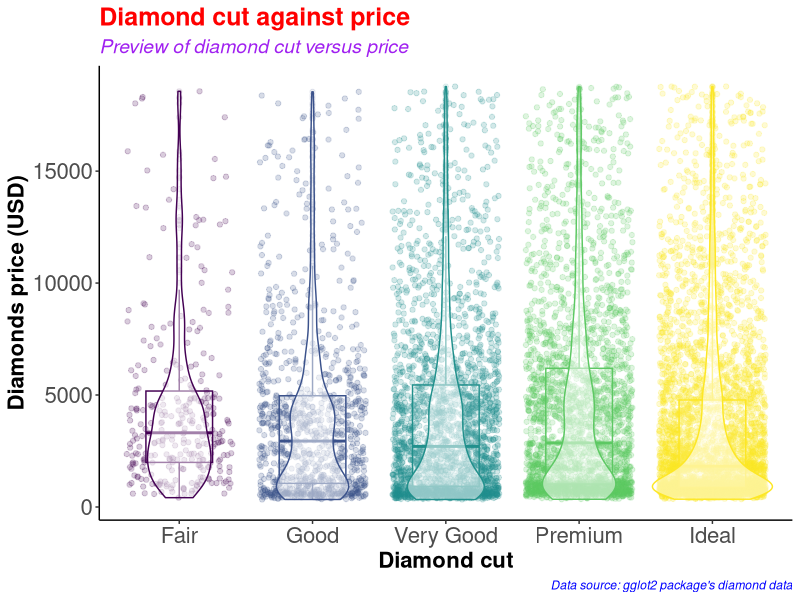
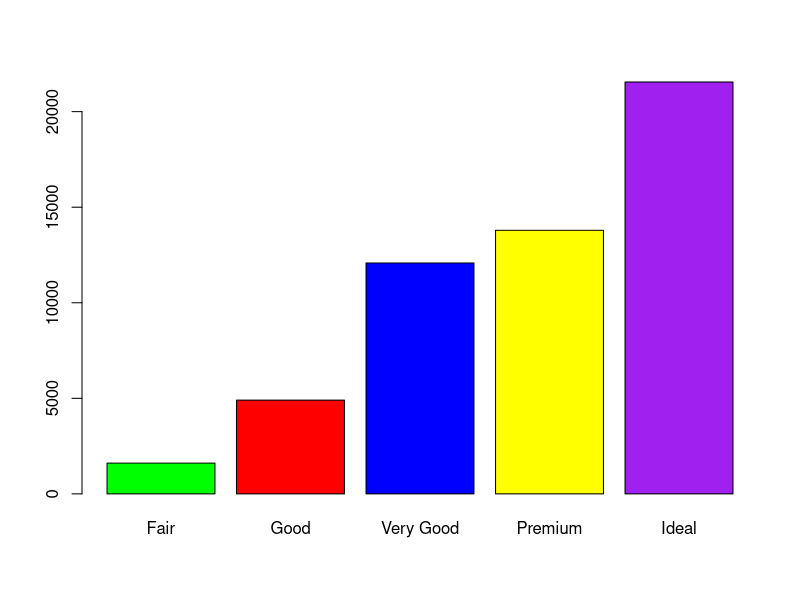
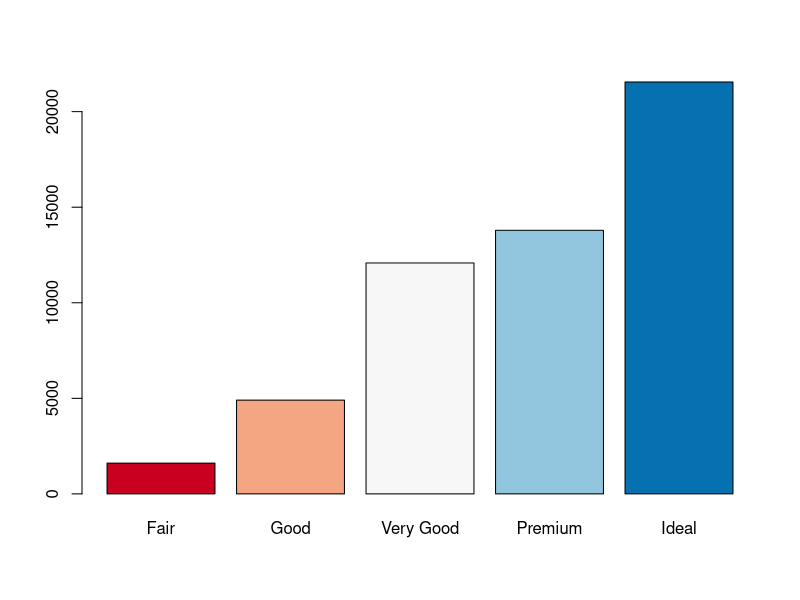
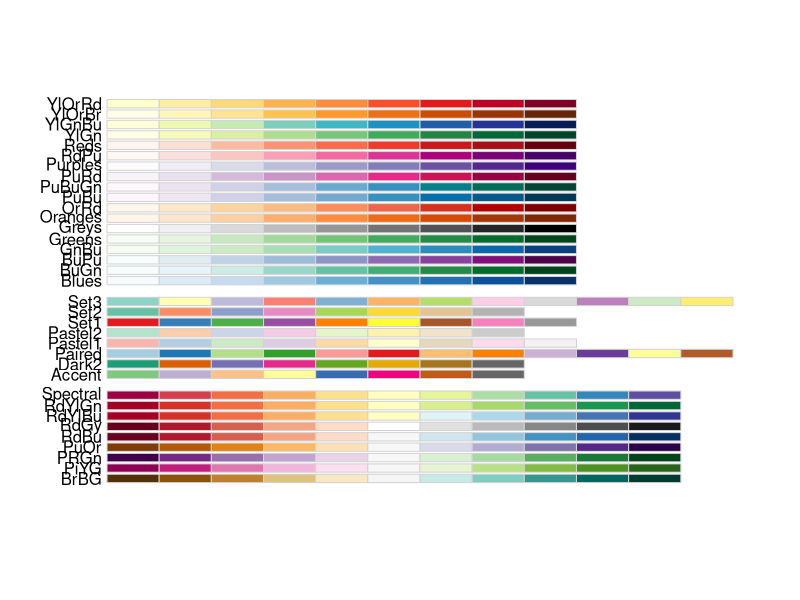
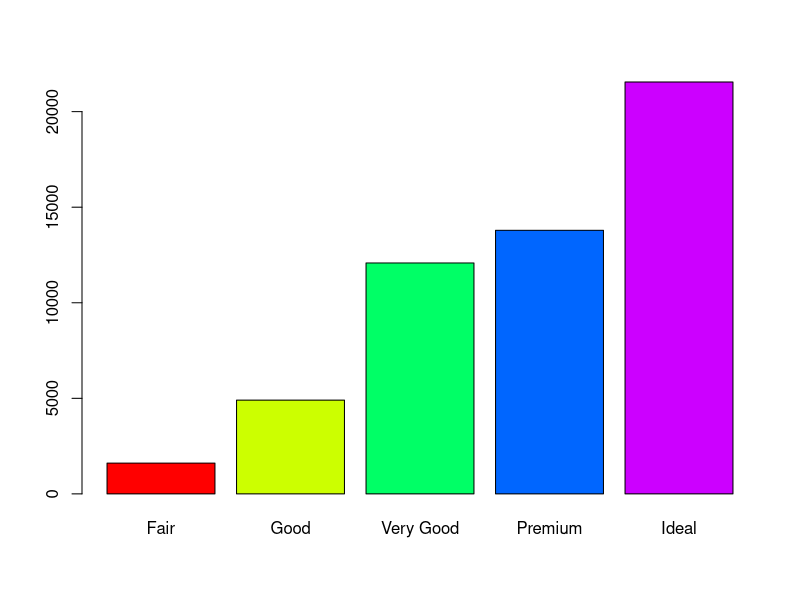
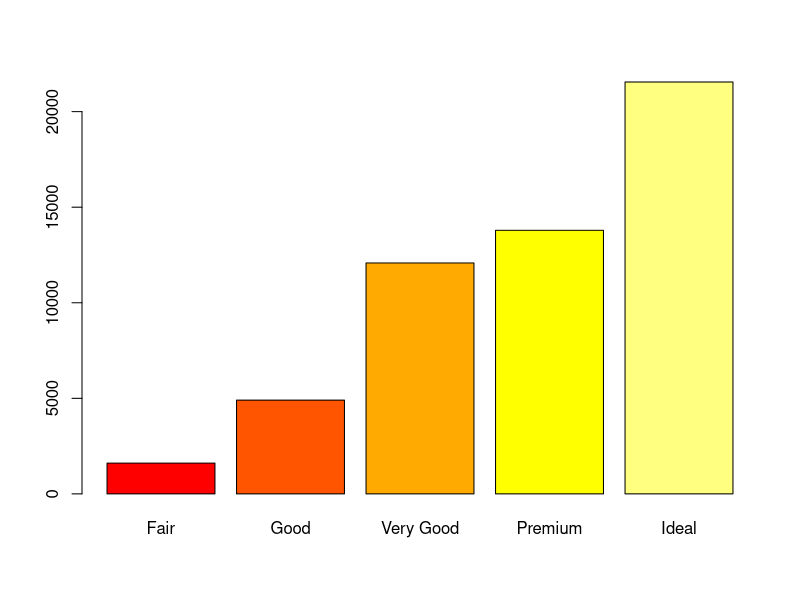
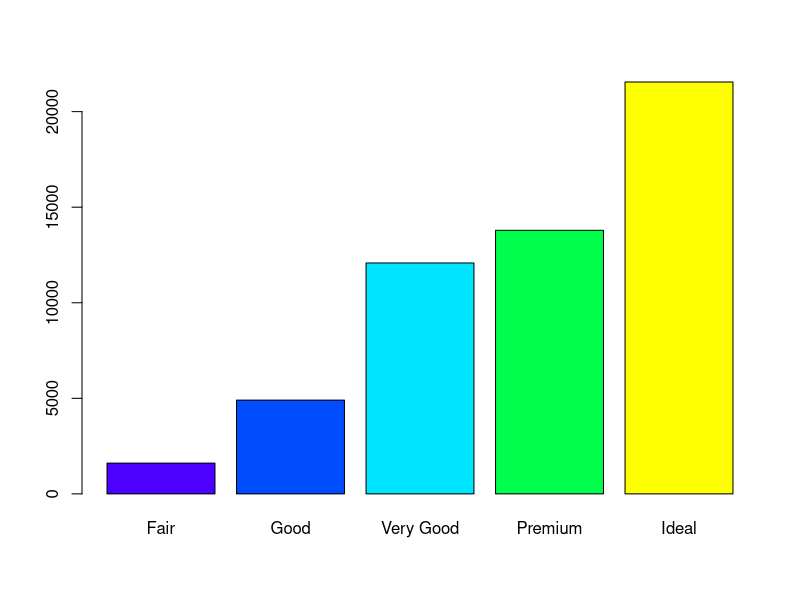
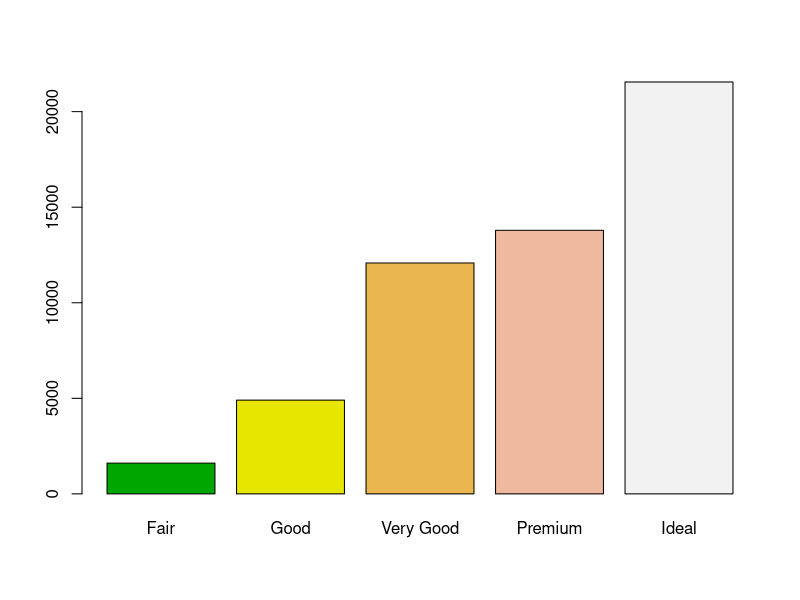

Write R code to recreate these figures, in order.
#########################################
# Name: Wyclife Agumba Oluoch           #   
# E-mail: wyclifeoluoch@gmail.com       #
# GitHub: https://github.com/Wycology   #
# Task: Boxplot and violin plots in one #
# Date: 4th Jan 2021                    #
# Last edited: 21st Mar 2021            #
#########################################

# Loading the necessary libraries for the project
library(tidyverse) # This is for data wrangling and plotting
library(RColorBrewer) # This is for generating color pallets for the plots.

diamonds_df <- diamonds # Saving the diamonds data-set to a new object in R.

head(diamonds) # Checking the variables in the data-set for subsequent analyses
nrow(diamonds) # Checking for the number of rows in the data. 53940 observations
ncol(diamonds) # Checking the number of variables in the data-set. 10 variables

diamonds_df %>% # Picking the diamonds data, and then
  slice_sample(n = 0.2*(nrow(diamonds))) %>% # Picking a portion of the data-set
  ggplot(aes(x = cut, y = price, color = cut)) + # Adding the mapping variables
  geom_point(position = "jitter", alpha = 0.2) + # Adding jitter and alpha
  geom_boxplot(alpha = 0.1, width = 0.5) + # Modifying dimensions of the boxplot 
  geom_violin(alpha = 0.5) + # Adding violin plot on top of the box and jitter
  theme_classic() + # Adding my preferred theme for publication.
  theme(legend.position = "none") + # Removing the legend; it is on the x-axis
  labs(x = "Diamond cut", # Labels the x-axis.
       y = "Diamonds price (USD)", # Labeling the y-axis
       title = "Diamond cut against price", # Setting tibble of the plot
       subtitle = "Preview of diamond cut versus price", # Descriptive title beneath TITLE
       caption = "Data source: gglot2 package's diamond data") +
  theme(axis.text = element_text(size=16), # Size of labels on tick-marks
        axis.title = element_text(size=16,face="bold")) + # Size of axis labels
  theme(plot.title = element_text(color = 'red', size = 18, face = 'bold'),
        plot.subtitle = element_text(color = 'purple', size = 14, face = 'italic'),
        plot.caption = element_text(color = 'blue', face = 'italic'))

diamonds %>% # Picking the diamonds data, and then
  filter(cut == 'Very Good') %>% # Picking the very good cut 
  nrow() # counting the number of rows with very good cut

diamonds %>% 
  select(cut) %>% 
  table() %>% 
  barplot(col = c('green', 'red', 'blue', 'yellow', 'purple'))

# Instead of specifying the colors, we can simply use the color brewer panel 

diamonds %>% 
  select(cut) %>% 
  table() %>% 
  barplot(col = brewer.pal(n = 5, name = "RdBu"))
# To display more brewer colors options to use, run the following function:

display.brewer.all()

# Can also use rainbow colors

diamonds %>% 
  select(cut) %>% 
  table() %>% 
  barplot(col = rainbow(5))

# Can also use heat.colors
diamonds %>% 
  select(cut) %>% 
  table() %>% 
  barplot(col = heat.colors(5))

# Can also use topographic colors

diamonds %>% 
  select(cut) %>% 
  table() %>% 
  barplot(col = topo.colors(5))

# Can also use terrain colors
diamonds %>% 
  select(cut) %>% 
  table() %>% 
  barplot(col = terrain.colors(5))

# Can also use cm.colors
diamonds %>% 
  select(cut) %>% 
  table() %>% 
  barplot(col = cm.colors(5))

# That is awesome. Good for the day.
